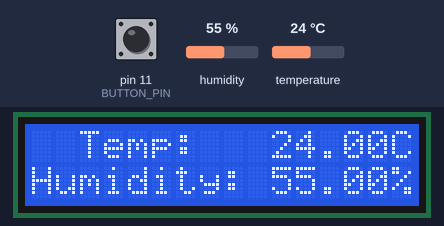
Bench run of a sketch on a simulated Arduino Uno, built with avr-gcc and run on an emulated ATmega328P. On the bench: 16×2 character LCD. Inputs (shaded band) come from the test bench; at power-on: humidity 55 %, temperature 24 °C, pin 11 (BUTTON_PIN) LOW.

Above: at 2.6 s.
2.7 s: humidity set to 41 %
At 5.0 s:
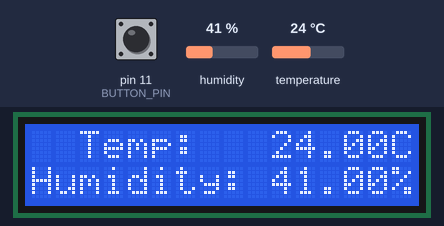
5.6 s: humidity set to 38 %
At 6.8 s:
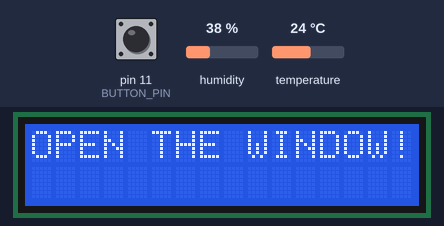
11.7 s: temperature set to 12 °C
At 13.6 s:
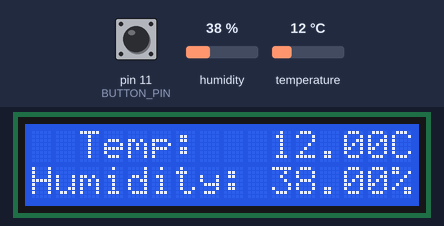
15.8 s: temperature set to 19 °C
At 16.7 s:
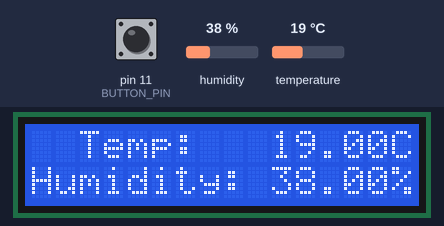
19.9 s: pin 11 (BUTTON_PIN) pulsed HIGH 5 times (0.12 s each, 0.3 s apart)
22.9 s: pin 11 (BUTTON_PIN) pulled HIGH for 0.15 s
At 24.2 s:
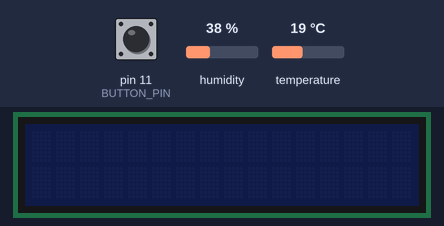
Timing chart, 0 to 25.9 s (numbered marks = the images above; inputs shaded):
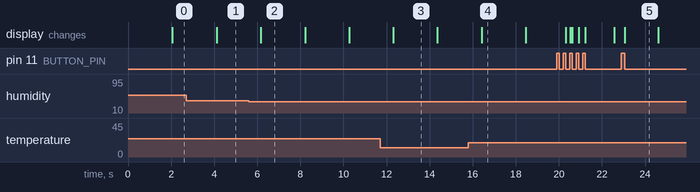

The sketch:

main.ino
```cpp
#include <Wire.h>
#include <LiquidCrystal_I2C.h>
#include <Adafruit_Sensor.h>
#include <DHT.h>
#include <DHT_U.h>

#define DHT_PIN 2   // пин к которому подключен dht
#define BUTTON_PIN 11   // пин к которму подключена сенснорная кнопка

// инициализируем классы для работы с библиотеками
DHT dht(DHT_PIN, DHT11);
LiquidCrystal_I2C lcd(0x27, 16, 2);

// инициализируем глобальные переменные:
bool buttonWasUp = true;    // была ли нажата кнопка
bool dispEnabled = false;   // активен ли дисплей
bool shownAlert = false;    // было ли показано уведомление
unsigned long timing;

void setup() {
  pinMode(BUTTON_PIN, INPUT);

  dht.begin();
  lcd.init();
  lcd.backlight();
}

void loop() {
  bool buttonIsUp = !digitalRead(BUTTON_PIN);   // считываем сигнал с пина кнопки
  if (buttonWasUp && !buttonIsUp) {
    buttonIsUp = digitalRead(BUTTON_PIN);
    if (digitalRead(BUTTON_PIN)) {
      dispEnabled = !dispEnabled;   // если кнопка была нажата, меняем значение флага
      while (digitalRead(BUTTON_PIN)) {}
      dispWorking(dispEnabled);   // меняем состояние дисплея по нажатию на кнопку
    }
  }
  buttonWasUp = buttonIsUp;   // сохраняем в переменную текущее состояние кнопки

  if (millis() - timing > 2000) {
    // опрашиваем каждые 2 секунды dht. чаще нельзя
    float temp = dht.readTemperature();
    float hum = dht.readHumidity();

    if (!(isnan(hum) || isnan(temp))) {
      if ((temp > 24.0 || hum < 40.0) && !shownAlert) {   // если некомфортные значения и уведомление еще не было показано...
        lcd.clear();
        lcd.setCursor(0, 0);
        lcd.print("OPEN THE WINDOW!");    // показываем уведомление
        shownAlert = true;  // меняем значение флага
      } else if (shownAlert) {
        printData(temp, hum);   // если уведомление уже было показано, а значения не комфортные, выводим их
        shownAlert = false;
      } else printData(temp, hum);    // если значения нормальные, выводим их
    } else printData(0.0, 0.0);   // если не удалось считать данные, выводим нули
    timing = millis();    // обновляем счетчик таймера
  }
}

int printData(float t, float h) {
  lcd.clear();

  lcd.setCursor(2, 0);
  lcd.print("Temp: ");
  lcd.setCursor(10, 0);
  lcd.print(t);
  lcd.setCursor(15, 0);
  lcd.print("C");

  lcd.setCursor(0, 1);
  lcd.print("Humidity: ");
  lcd.setCursor(10, 1);
  lcd.print(h);
  lcd.setCursor(15, 1);
  lcd.print("%");
}

void dispWorking(bool state) {
  if (state) {
    lcd.display();
    lcd.backlight();
  }
  else {
    lcd.noDisplay();
    lcd.noBacklight();
  }
}
```

Measured:
- the behaviour switches between 40 and 39 % on humidity (found by bisection; images 1 and 2)
- after the input at 2.7 s, the display: changes after 1.4 s (image 1)
- after the input at 5.6 s, the display: changes after 0.56 s (image 2)
- after the input at 11.7 s, the display: changes after 0.62 s (image 3)
- after the input at 15.8 s, the display: changes after 0.62 s (image 4)
- after the input at 22.9 s, the display: changes after 0.15 s (image 5)
- what the display in image 2 shows lasts 2.0 s, from 6.2 s to 8.2 s
